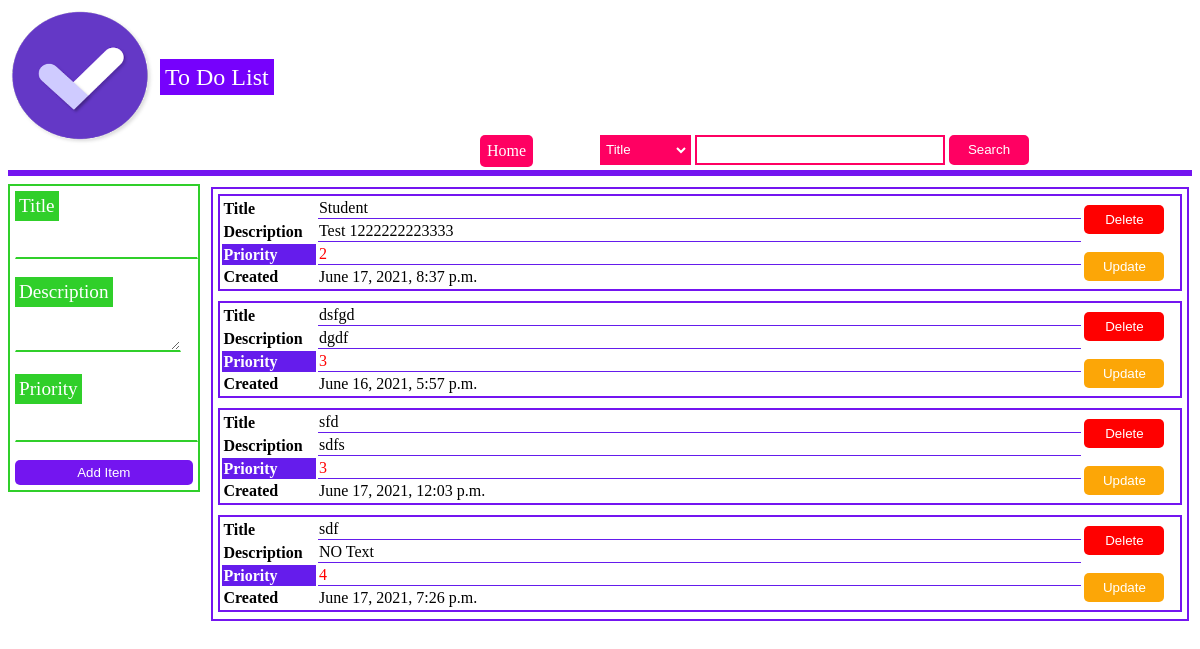
The page / on the database its author committed.
### to_do_app/models.py (models this page shows)
class Todo(models.Model):
    title = models.CharField(max_length=255)
    description = models.TextField()
    priority = models.IntegerField()
    created_at = models.DateTimeField(auto_now_add=True)

### to_do_app/views.py (the view)
# urls.py: path('', views.home, name='home'),
def home(request):
    objectAddItem = AddItem(label_suffix="", auto_id="adit_%s", initial="")
    context1 = {
        "fetchItems":Todo.objects.all().order_by('priority'),
        "form":objectAddItem,
    }
    if request.method == "GET":
        return render(request, 'to_do_app/to_do_app.html', context1)

### to_do_app/forms.py
class AddItem(forms.Form):
    title = forms.CharField(max_length=255)
    description = forms.CharField(widget=Textarea)
    priority = forms.IntegerField()

### to_do_app/templates/to_do_app/to_do_app.html (shortened to what this page needs)
{% extends 'index.html' %}
{% block body %}
<div class="flex-container to-do-app-flex-item">
    {% if updateItemCheck %}
        <form action="/updateItemFinal/{{id}}" method="POST" class="form-decor">
        {% csrf_token %}
            {% for j in form %}
                <div><span class="titles">{{j.label}}</span></div> <br/>
                <div><span class="input-box">{{j}}</span></div> <br/>
            {% endfor %}
            <input type="submit" value="Update Item" class="add-item">
        </form>
    {% else %}
        <form action="{% url 'submitAddItem' %}" method="POST" class="form-decor">
            {% for j in form %}
                <div><span class="titles">{{j.label}}</span></div> <br/>
                <div><span class="input-box">{{j}}</span></div> <br/>
            {% endfor %}
            <input type="submit" value="Add Item" class="add-item">
        </form>
    {% endif %}
    <div class="flex-right flex-container-items">
        {% if notFound %}
            <h1 style="color:red; margin-left: 20px;">Result Not Found</h1>
        {% else %}
            {% for i in fetchItems %}
                <div class="divItems">
                    <table class="table-width">
                        <tr>
                            <th>Title</th>
                            <td class="border-bottom"><div class="word-wrap">{{i.title}}</div></td>
                            <td rowspan="4">
                                <a href="/deleteItem/{{i.id}}"><button class="button-red">Delete</button></a> </br></br>
                                <a href="/updateItem/{{i.id}}"><button class="button-yellow">Update</button></a>
                            </td>
                        </tr>
                        <tr>
                            <th>Description</th>
                            <td class="border-bottom"><div class="word-wrap">{{i.description}}</div></td>
                        </tr>
                        <tr>
                            <th class="purple">Priority</th>
                            <td class="border-bottom red">{{i.priority}}</td>
                        </tr>
                        <tr>
                            <th>Created </th>
                            <td>{{i.created_at}}</td>
                        </tr>
                    </table>
                </div>
            {% endfor %}
        {% endif %}
    </div>
</div>
{% endblock %}

### templates/index.html (shortened to what this page needs)
{% load static %}
<!DOCTYPE html>
<html lang="en">
<head>
    <link rel="stylesheet" href="{% static 'CSS/index.css' %}">
    <link rel="stylesheet" href="{% static 'CSS/800px.css' %}">
</head>
<body>
    <div class="flex-container header-border">
        <div class="flex-item-left">
            <img src="{% static 'media/to_do_app_logo_3.png' %}" alt="Logo" width="50%" height="90%"/>
            <span class="brand-name">To Do List</span>
        </div>
        <div class="flex-item-middle">
        <a href="{% url 'home' %}" class="button-home">Home</a>
        <form action="{% url 'searchBar' %}" method="POST" class="header-form">
            <select name="searchFilter" id="searchFilter" class="searchFilter">
                <option value="Title">Title</option>
            </select>
            <input type="search" name="searchBar" id="searchBar" class="searchBar">
            <input type="submit" value="Search" class="searchButton">
        </form>
        </div>
    </div>
    <hr style="border: 3px solid rgb(116, 21, 240);">
    {% block body %}
    {% endblock %}
</body>
</html>

### static/CSS/index.css (style rules this page uses)
.flex-container { display: flex; flex-direction: row; }
.to-do-app-flex-item { height: 430px; }
.flex-container-items { display: flex; flex-direction: row; flex-wrap: wrap; margin: 3px; }
.flex-item-left { flex: 25%; }
.flex-item-middle { flex: 75%; }
.brand-name { font-size: 1.5rem; padding: 5px; background-color: rgb(118, 1, 252); color: white; position: relative; top: -40%; }
.titles { font-size: 1.2rem; display: inline-block; background-color: rgb(48, 207, 42); padding: 4px; color: white; }
.form-decor { border: 2px solid rgb(48, 207, 42); padding: 5px; width: 15%; height: fit-content; }
.input-box input, .input-box textarea { border-bottom: 2px solid rgb(48, 207, 42); border-top : 1px solid white; border-left : 1px solid white; border-right : 1px solid white; outline: none; color:rgb(118, 1, 252); margin: 0px; }
.input-box textarea { height: 20px; width: 90%; resize: vertical; }
.add-item { background-color: rgb(116, 21, 240); border: none; border-radius: 5px; outline: none; color: white; padding: 5px; cursor: pointer; width: 100%; }
.flex-right { width: 85%; border: 2px solid rgb(116, 21, 240); margin-left: 1%; overflow: auto; height: 100%; }
.divItems { border: 2px solid rgb(116, 21, 240); margin: 5px; width:90rem; height: fit-content; }
.button-red { background-color: red; color: white; outline: none; border: none; padding: 7px; border-radius:5px; width: 80px; cursor: pointer; }
.button-yellow { background-color: rgb(252, 166, 7); color: white; outline: none; border: none; padding: 7px; border-radius: 5px; width: 80px; cursor: pointer; }
th { text-align: left; }
.word-wrap { word-wrap:break-word; width: 55vw; }
.table-width { width: 100%; }
.border-bottom { border-bottom: 1px solid rgb(101, 28, 236); }
.purple { background-color: rgb(101, 28, 236); color: white; }
.red { color: red; }
.flex-item-middle .button-home { background-color: rgb(255, 0, 98); border-radius: 5px; color: rgb(255, 255, 255); padding: 7px; margin-right: 4px; text-decoration: none; position: absolute; top: 11%; left: 40%; }
.searchFilter { outline: none; background-color: rgb(255, 0, 98); border: 2px solid rgb(255, 0, 98); height: 30px; color: white; }
.searchBar { outline: none; height: 30px; border: 2px solid rgb(255, 0, 98); color: rgb(255, 0, 98); width: 250px; }
.searchButton { outline: none; border-radius: 5px; width: 80px; height: 30px; background-color: rgb(255, 0, 98); border: 2px solid rgb(255, 0, 98); color: white; cursor: pointer; }
.header-form { position: absolute; top: 11%; left: 50%; }

### rows shown on the page
Todo: title "Student", description "Test 1222222223333", priority "2", created_at "June 17, 2021, 8:37 p.m."
Todo: title "dsfgd", description "dgdf", priority "3", created_at "June 16, 2021, 5:57 p.m."
Todo: title "sfd", description "sdfs", priority "3", created_at "June 17, 2021, 12:03 p.m."
Todo: title "sdf", description "NO Text", priority "4", created_at "June 17, 2021, 7:26 p.m."

### other values the page prints
{{ j.label }} "Title" "Description" "Priority"
